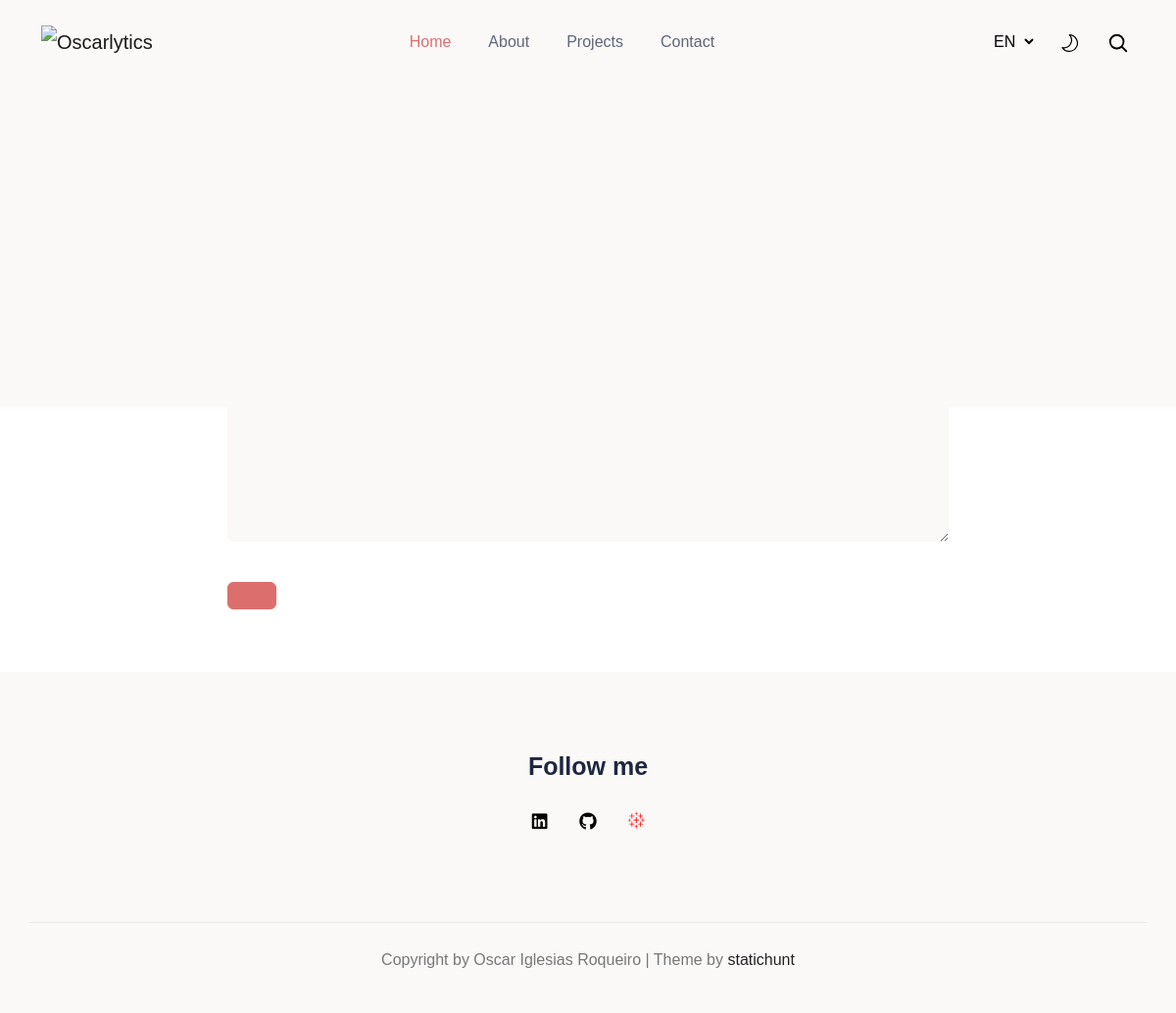
Page /contact/ on the earlier database version.
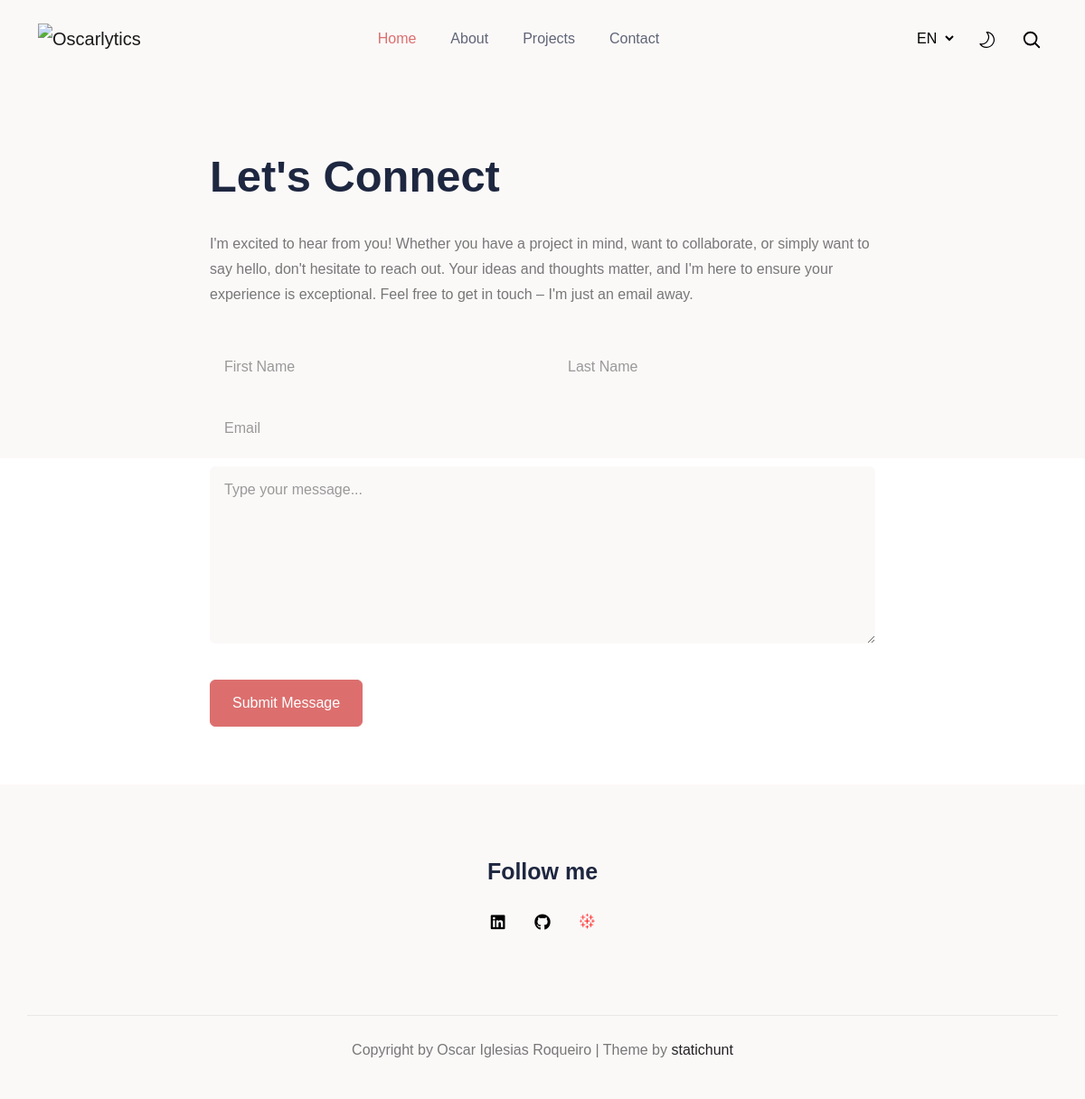
Same page on the later database version.
### portfolio/models.py (models this page shows, shortened)
class Content(db.Model):
    __tablename__ = 'portfolio_content'
    id = db.Column(db.Integer, primary_key=True)
    template = db.Column(db.String(20), index=True)
    variable = db.Column(db.String(20), index=True)
    languageid = db.Column(db.Integer, db.ForeignKey(
        'languages.id', name='fk_languageid'))
    value = db.Column(db.Text)
    def get_value(tem, lang, var) -> dict:
        if lang is None:
            return dict()
        langid = Languages.query.filter(Languages.language == lang).first().id
        cont = Content.query.filter(Content.template == str(tem or ''),
                                    Content.languageid == langid,
                                    Content.variable == var).first()
        if cont:
            d = dict()
            d['value'] = cont.value
            return d
        else:
            return {}

### portfolio/routes.py (the view, shortened to what this page needs)
@portfolio.route('/contact/', methods=['GET', 'POST'])
@portfolio.route('/<lang>/contact/', methods=['GET', 'POST'])
def contact(lang=None, proj_date=None, proj_n=1, title_slug=None):
    if lang is None:
        lang = 'en'  # Set a default language if lang is not provided
    set_lang(lang)
    set_proj(proj_n)
    set_date(proj_date)
    set_slug(title_slug)
    value = Content.get_value('contact', lang, 'title')
    title = '' if not value else str(value['value'])
    value = Content.get_value('contact', lang, 'subtitle')
    subtitle = '' if not value else str(value['value'])
    value = Content.get_value('contact', lang, 'first_name')
    first_name = '' if not value else str(value['value'])
    value = Content.get_value('contact', lang, 'last_name')
    last_name = '' if not value else str(value['value'])
    value = Content.get_value('contact', lang, 'email')
    email = '' if not value else str(value['value'])
    value = Content.get_value('contact', lang, 'message')
    message = '' if not value else str(value['value'])
    value = Content.get_value('contact', lang, 'submit')
    submit = '' if not value else str(value['value'])
    value = Content.get_value('contact', lang, 'email_subject')
    email_subject = '' if not value else str(value['value'])
    recaptcha_site_key = portfolio.config['RECAPTCHA_SITE_KEY']
    recaptcha_secret_key = portfolio.config['RECAPTCHA_SECRET_KEY']
    return render_template('contact/index.html', lang=lang, title=title,
                           subtitle=subtitle, first_name=first_name,
                           last_name=last_name, email=email, message=message,
                           submit=submit, recaptcha_site_key=recaptcha_site_key)

### portfolio/models.py (called while the page is built)
    def __repr__(self):
        return self.language.lower()

    def get_all():
        return Languages.query.all()

### portfolio/routes.py (called while the page is built)
@portfolio.before_request
def set_lang(lang=None):
    request.lang = request.args.get('lang', lang)

@portfolio.before_request
def set_proj(proj_n=1):
    request.proj_n = request.args.get('proj_n', proj_n)

@portfolio.before_request
def set_date(proj_date=None):
    request.proj_date = request.args.get('proj_date', proj_date)

@portfolio.before_request
def set_slug(slug=None):
    request.title_slug = request.args.get('title_slug', slug)

### portfolio/templates/contact/index.html (shortened to what this page needs)
{% extends 'base.html' %}
{% block content %}
        <div class="row">
          <div class="col-12 col-lg-8  mx-auto">
            <div class="pb-5">
              <h1 id="contact-me">{{title}}</h1>
              <p>{{subtitle}}</p>
            </div>
            <form id="contact-form" action="" method="post">
              <div class="row g-4">
                <div class="col-md-6 mb-3 mt-0">
                  <input type="text" class="form-control" placeholder="{{first_name}}" aria-label="{{first_name}}" name="First Name" required>
                </div>
                <div class="col-md-6 mb-3 mt-0">
                  <input type="text" class="form-control" placeholder="{{last_name}}" aria-label="last_name" name="Last Name" required>
                </div>
                <div class="col-12 mb-3 mt-0">
                  <input type="email" class="form-control" placeholder="{{email}}" aria-label="{{email}}" name="Email" required>
                </div>
                <div class="col-12 mb-3 mt-0">
                  <textarea  rows="7" class="form-control mb-4" placeholder="{{message}}" id="floatingTextarea" name="Type your message..." required></textarea>
                </div>
                <div class="col-12 mb-3 mt-0">
                  <button type="submit" class="btn btn-primary btn-md">{{submit}}</button>
                </div>
              </div>
            </form>
          </div>
        </div>
{% endblock %}

### portfolio/templates/base.html (shortened to what this page needs)
<!DOCTYPE html>
<html lang="en-us" itemscope itemtype="http://schema.org/WebPage">
<head>
  <link rel="stylesheet" type="text/css" href="{{ url_for('static', filename='css/style.css') }}">
  <link rel="stylesheet" type="text/css" href="{{ url_for('static', filename='css/fonts.css') }}">
</head>
<body >
  <header class="sticky-top bg-body navigation">
    <div class="container">
      <nav class="navbar navbar-expand-lg navbar-light flex-lg-nowrap py-0">
        <a class="navbar-brand" href="{{ url_for('index', _external=True, lang=lang) }}">
          <img loading="preload" decoding="async" class="img-fluid mb-0 only-light" width="120" height="85" src="{{ url_for('static', filename='img/Logo_black_240x.webp') }}" alt="Oscarlytics" onerror="this.onerror=null;this.src='{{ url_for("static", filename="img/Logo_black_120x.png") }}'">
        </a>
        <div class="collapse navbar-collapse text-center" id="navigation">
          <ul class="navbar-nav mx-auto">
            <li class="nav-item active">
              <a class="nav-link"
                href="{{ url_for('index', _external=True, lang=lang, proj_date=proj_date) }}">{{ menu_home }}</a>
            </li>
              <li class="nav-item ">
              <a class="nav-link"
                href="{{ url_for('about', _external=True, lang=lang, proj_date=proj_date) }}">{{ menu_about }}</a>
            </li>
            <li class="nav-item ">
              <a class="nav-link"
                href="{{ url_for('projects', _external=True, lang=lang) }}">{{ menu_projects }}</a>
            </li>
            <li class="nav-item ">
              <a class="nav-link"
                href="{{ url_for('contact', _external=True, lang=lang, proj_date=proj_date) }}">{{ menu_contact }}</a>
            </li>
          </ul>
          <select class="m-2 me-0 border-0 bg-transparent select-language d-none d-lg-inline-block" id="select-language" onchange="location = this.value;">
            {% for language in languages %}
              {% if request.endpoint == 'catch_all' %}
                  <option id="{{ language }}" value="{{ url_for(request.endpoint, _external=True, lang=language, proj_date=proj_date, proj_n=proj_n, title_slug=title_slug, path=request.path) }}" {% if lang == language %}selected{% endif %}>{{ language.upper() }}</option>
              {% else %}
                  <option id="{{ language }}" value="{{ url_for(request.endpoint, _external=True, lang=language, proj_date=proj_date, proj_n=proj_n, title_slug=title_slug) }}" {% if lang == language %}selected{% endif %}>{{ language.upper() }}</option>
              {% endif %}
            {% endfor %}
          </select>
          <div class="theme-switcher px-3 px-lg-4 d-none d-lg-inline-block">
          </div>
          <div class="search d-none d-lg-inline-block">
            <button aria-label="search" class="searchOpen search-btn">
              <svg xmlns="http://www.w3.org/2000/svg" fill="none" viewBox="0 0 24 24" height="22" width="22" stroke-width="2" stroke="currentColor">
                <path stroke-linecap="round" stroke-linejoin="round" d="M21 21l-5.197-5.197m0 0A7.5 7.5 0 105.196 5.196a7.5 7.5 0 0010.607 10.607z" />
              </svg>
            </button>
          </div>
        </div>
      </nav>
  </div>
  </header>
	<main>
    <section class="banner bg-white section pb-5">
      <div class="container">
        {% block content %}{% endblock%}
      </div>
    </section>
	</main>
	<footer class="text-center footer">
    <div class="container">
      <div class="row section">
        <div class="col-12">
          <h4 class="fw-semibold">{% block foot %}{{foot}}{% endblock%}</h4>
            <ul class="list-inline social-links">
              <li class="list-inline-item"><a href="https://www.linkedin.com/in/oscar-iglesias-roqueiro/" title=""><i class="fab fa-linkedin"></i></a>
              </li>
              <li class="list-inline-item"><a href="https://github.com/oiroqueiro" title=""><i class="fab fa-github"></i></a>
              </li>
              <li class="list-inline-item"><a href="https://public.tableau.com/app/profile/.scar.iglesias.roqueiro" title=""><i class="icon-logo-tableau-red"></i></a>
              </li>
            </ul>
        </div>
      </div>
      <div class="row">
        <div class="col-12 border-top py-4">
          <p>Copyright by Oscar Iglesias Roqueiro  | Theme by <a target="_blank" rel="noopener noreferrer" href="https://statichunt.com/">statichunt</a></p>
        </div>
      </div>
    </div>
  </footer>
  </body>
</html>

Differences in the rows shown:
added Content: value "Let's Connect"
added Content: value "I'm excited to hear from you! Whether you have a project in mind, want to collaborate, or simply want to say hello, don't hesitate to reach out. Your ideas and thoughts matter, and I'm here to ensure your experience is exceptional. Feel free to get in touch – I'm just an email away."
added Content: value "First Name"
added Content: value "Last Name"
added Content: Email "Email"
added Content: value "Type your message..."
added Content: value "Submit Message"
